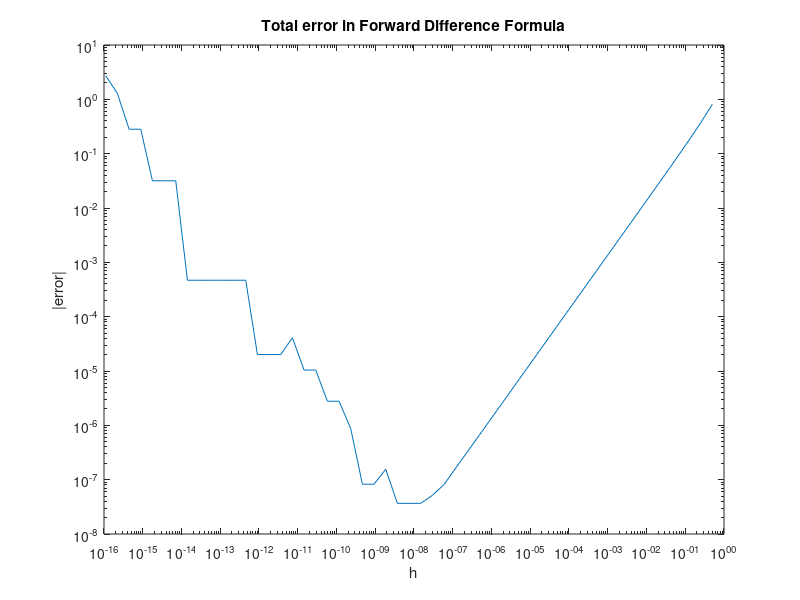

Here is the MATLAB script that generated this plot:
% ForwardDifference.m% Approximating the derivative of exp(x) at x = 1 % by a finite difference formulaclose all;clc% Approximating the derivative of exp(x) at x = 1 % by a finite difference formulax = 1;f = @(x) exp(x); fdash = @(x) exp(x);disp(' ');disp('   i      h    finite difference    error');disp('-----------------------------------------');% exponent = 1:16;% h = 10.^(-exponent);exponent = 1:53;h = 2.^(-exponent);deriv = (f(x+h)-f(x))./h; %forward difference formulaerror = deriv - fdash(x);  % absolute error % print resultsfor i = 1:53  fprintf(' %2.0f   %4.2e  %14.6f   %10.3e \n',i,h(i),deriv(i),error(i));enddisp(' ');% plot resultsfigure(1)loglog(h,abs(error));xlabel('h'),ylabel('|error|');title('Total error in Forward Difference Formula');       